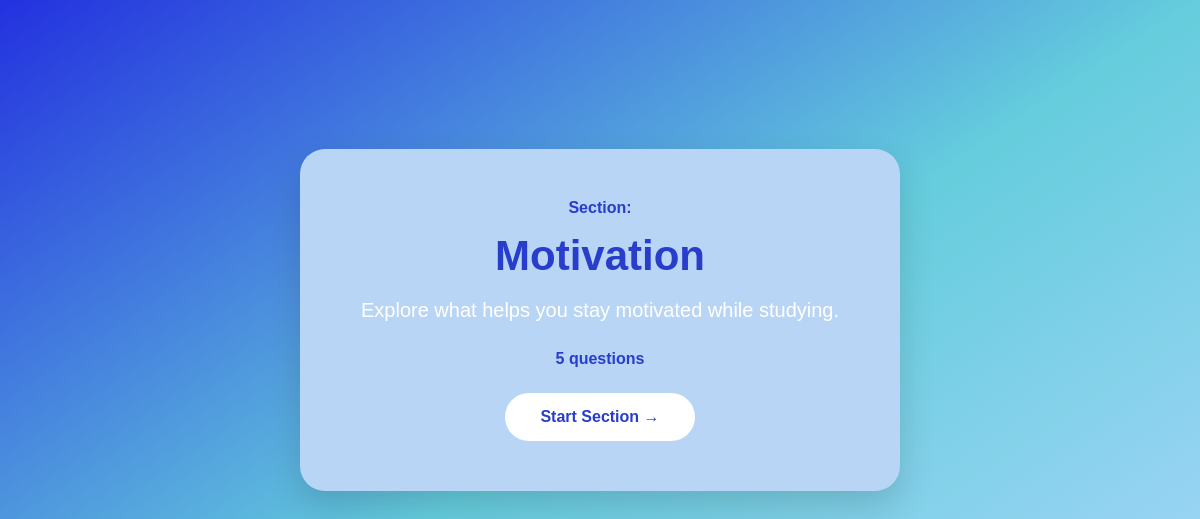
Page /quiz/4 on the committed database.
### tables this page shows
CREATE TABLE sections (
        id INTEGER PRIMARY KEY AUTOINCREMENT,
        name TEXT NOT NULL,
        description TEXT
    );

### app.py (the view)
@app.route("/quiz/<int:section_id>")
def quiz_section(section_id):
    sections = get_sections()
    questions = get_questions_by_section(section_id)
    section = None
    for item in sections:
        if item["id"] == section_id:
            section = item
            break
    if section is None or not questions:
        return render_template("404.html", hide_nav=True), 404
    return render_template(
        "quiz_section.html",
        section=section,
        questions=questions,
        section_id=section_id
    )

### database.py (called while the page is built)
def get_connection():
    conn = sqlite3.connect(DATABASE)
    conn.row_factory = sqlite3.Row
    conn.execute("PRAGMA foreign_keys = ON")
    return conn

def get_sections():
    conn = get_connection()
    sections = conn.execute("""
        SELECT id, name, description
        FROM sections
        ORDER BY id
    """).fetchall()
    conn.close()
    return sections

def get_questions_by_section(section_id):
    conn = get_connection()
    questions = conn.execute("""
        SELECT id, section_id, question_text
        FROM questions
        WHERE section_id = ?
        ORDER BY id
    """, (section_id,)).fetchall()
    conn.close()
    return questions

### templates/quiz_section.html (shortened to what this page needs)
<!DOCTYPE html>
<html>
<head>
    <link
        rel="stylesheet"
        href="/static/css/style.css"
    >
</head>
<body>
    <div class="section-intro">
        <div class="section-intro-card">
            <p class="section-number">
                Section:
            </p>
            <h1>
                {{ section["name"] }}
            </h1>
            <p class="section-description">
                {{ section["description"] }}
            </p>
            <p class="question-count">
                5 questions
            </p>
            <a
                href="{{ url_for(
                    'question',
                    section_id=section_id,
                    question_index=0
                ) }}"
                class="continue-button"
            >
                Start Section →
            </a>
        </div>
    </div>
</body>
</html>

### static/css/style.css (style rules this page uses)
:root { --primary-blue:#2946D7; --secondary-blue:#5AB8E8; --dark-blue:#1F2D6B; --light-blue:#EEF6FF; --white:#FFFFFF; --text:#263238; --grey:#6C757D; --shadow: 0px 10px 30px rgba(0,0,0,.12); --radius:20px; }
* { margin:0; padding:0; box-sizing:border-box; }
body { font-family: "Poppins", sans-serif; background: linear-gradient(to bottom right, #2331df, #65cddd, #b4d7ff); min-height:100vh; color:white; }
.section-intro { min-height: 80vh; display: flex; justify-content: center; align-items: center; padding: 30px; }
.section-intro-card { width: 600px; max-width: 90%; background: #b9d5f5; border-radius: 25px; padding: 50px; text-align: center; box-shadow: 0 15px 35px rgba(0, 0, 0, 0.15); }
.section-number { font-size: 16px; font-weight: bold; color: #293dcc; }
.section-intro-card h1 { font-size: 42px; margin: 15px 0; color: #293dcc; }
.section-description { font-size: 20px; line-height: 1.5; color: white; }
.question-count { margin: 25px 0; font-weight: bold; color: #293dcc; }
.continue-button { display: inline-block; padding: 15px 35px; background: white; border-radius: 30px; color: #293dcc; text-decoration: none; font-weight: bold; transition: 0.2s; }

### rows in the picture
sections: name "Motivation", description "Explore what helps you stay motivated while studying."
